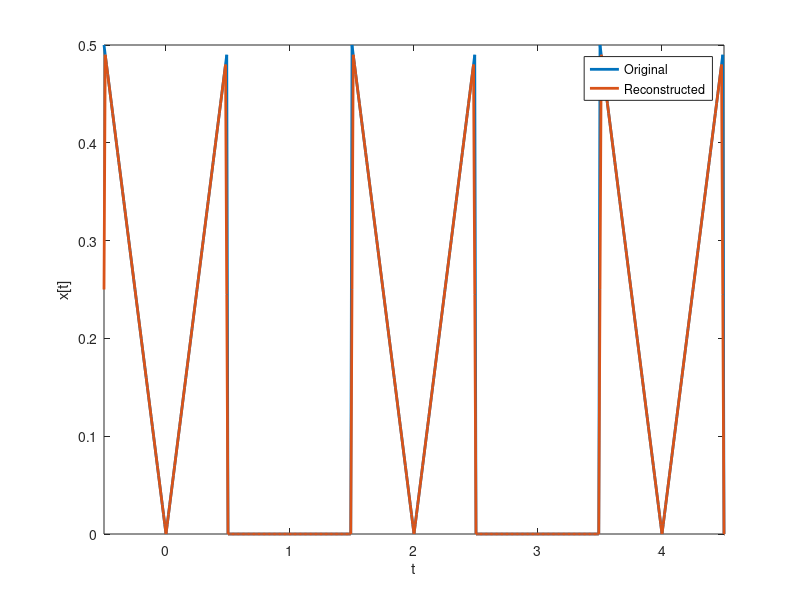
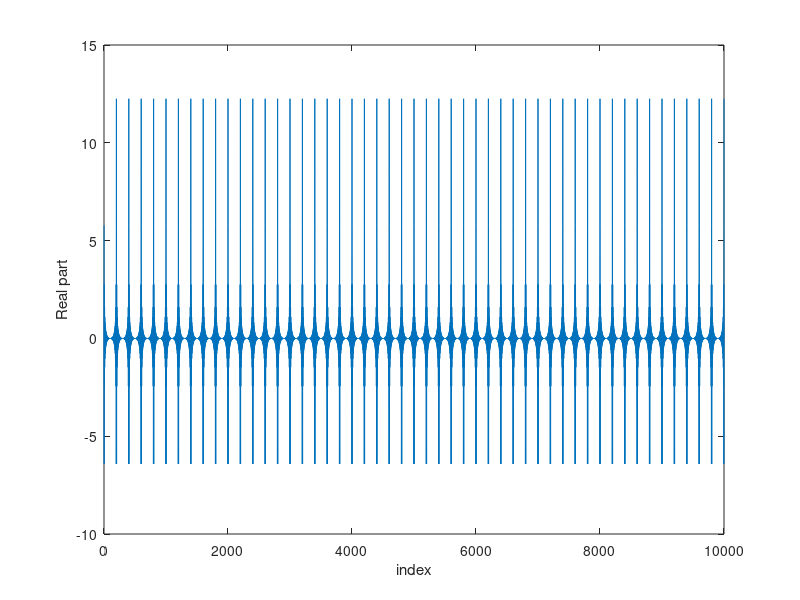
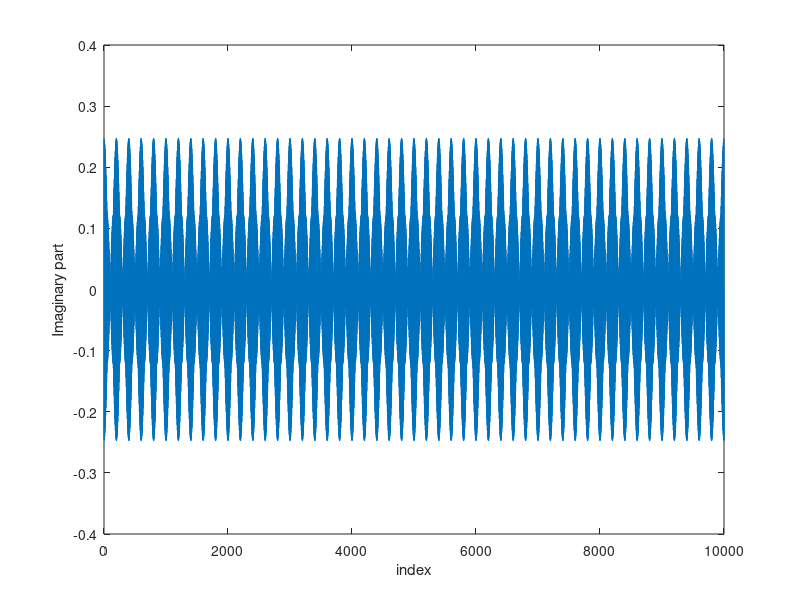

Write MATLAB code to recreate these figures, in order.
clc
clear all
close all
%%
t = -0.5:0.01:0.49;
xt = abs(t);
M = 10000;
T = 2;
for i = 1:M
    k = 1;
    for t = -0.5:0.01:0.49
        graph(k) =  abs(t)*exp(-j*i*2*pi/T*t);
        k = k + 1;
    end;
    c(i) = 1/T.*trapz(graph);
end;
for t = -0.5:0.01:0.49
    s = 0;
    m = int16(t*100 + 51);
    for k = 1:M
        s  = s + c(k)*exp(j*k*2*pi/T*t);
    end;
    d(m) = abs(s)/M*T;
    m = m + 1;
end;
t = -0.5:0.01:1.49;
xt(numel(t)) = 0;
d(numel(t)) = 0;
figure;
t = -0.5:0.01:5.49;
xt = repmat(xt, 1, 3);
plot(t, xt, 'Linewidth', 2);
hold on;
d = repmat(d, 1, 3);
plot(t, d, 'Linewidth', 2);
xlabel('t');
ylabel('x[t]');
legend('Original','Reconstructed');
xlim([-0.5, 4.5]);
figure;
plot(real(c));
xlabel('index');
ylabel('Real part');
figure;
plot(imag(c));
xlabel('index');
ylabel('Imaginary part');
